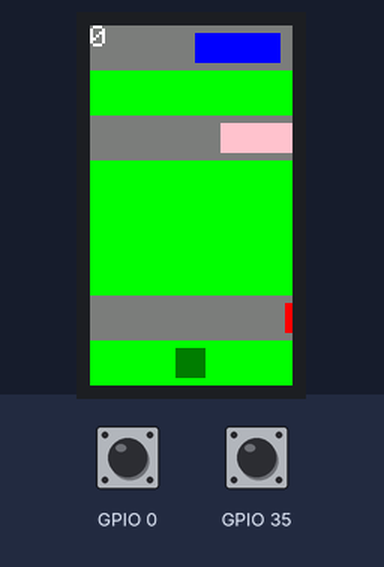
Bench run of a program on a simulated ESP32. Parts: 135×240 colour display. Inputs (shaded band) come from the test bench; at power-on: GPIO 35 HIGH, GPIO 0 HIGH. Random numbers use the default seed unless the program sets one; what the program prints to the serial monitor is not drawn.

Above: at 0.41 s.
At 1.3 s:
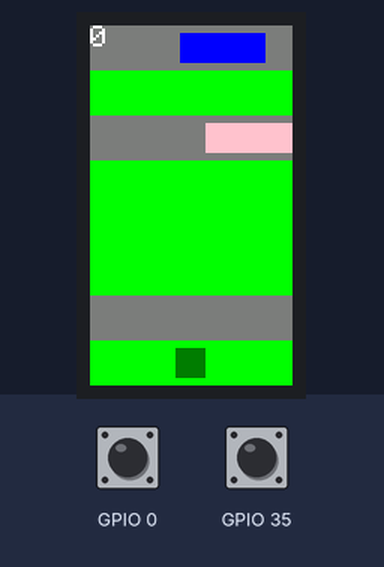
1.4 s: GPIO 35 pulled LOW for 0.15 s
2.1 s: GPIO 0 pulled LOW for 0.15 s
2.8 s: GPIO 35 pulled LOW for 0.15 s
3.5 s: GPIO 0 pulled LOW for 0.15 s
4.2 s: GPIO 35 pulled LOW for 0.15 s
At 10.2 s:
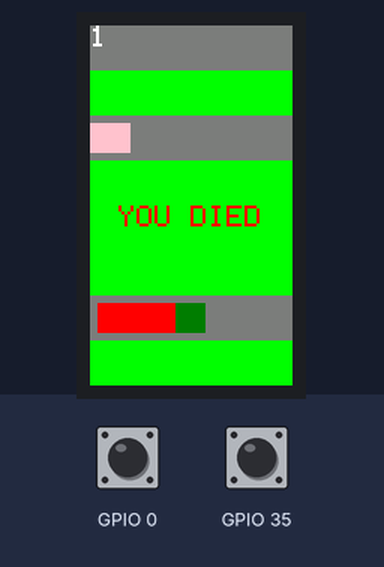
Timing chart, 0 to 10.9 s (numbered marks = the images above; inputs shaded):
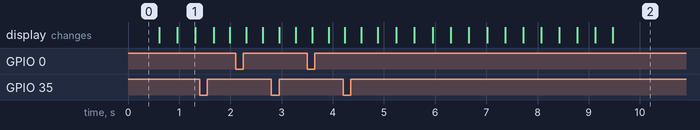

The program:

main.cpp
```cpp
#include <Arduino.h>
#include <TFT_eSPI.h>
#include <Button2.h>
#include <limits.h>

#define ROAD_LENGTH 30
#define ROADS_ON_SCREEN 8

struct Car
{
    int x;
    int color;
    bool moveright; // otherwise move left
    int width;
    int speed;
};

TFT_eSPI tft = TFT_eSPI();
int roads[2000];
Car cars[2000];
int roadlength = 0;
int score = 0;
int scroll = 0;
int frame = 0;
int lastupdateframe = 0;
bool alive = true;

Button2 btn1(35);
Button2 btn2(0);

void drawScore()
{
    String out = String(score);
    tft.setTextSize(2);
    tft.drawString(out, 0, 0);
}

void drawRoad()
{
    for (int i = 0; i < ROADS_ON_SCREEN; i++)
    {
        int tftheight = tft.height();
        int tftwidth = tft.width();
        int frogwidth = ROAD_LENGTH - 10;

        if (roads[scroll + i] == 0)
        {
            // grass
            tft.fillRect(0, tftheight - (i * ROAD_LENGTH) - ROAD_LENGTH, tftwidth, ROAD_LENGTH, TFT_GREEN);
        }
        else
        {
            // road
            tft.fillRect(0, tftheight - (i * ROAD_LENGTH) - ROAD_LENGTH, tftwidth, ROAD_LENGTH, TFT_DARKGREY);

            // car
            tft.fillRect(cars[scroll + i].x,
                         tftheight - (i * ROAD_LENGTH) - ROAD_LENGTH + ((ROAD_LENGTH - frogwidth) / 2),
                         cars[scroll + i].width, frogwidth, cars[scroll + i].color);
        }

        if (score == scroll + i)
        {
            // frog
            tft.fillRect((tftwidth / 2) - (frogwidth / 2),
                         tftheight - (i * ROAD_LENGTH) - ROAD_LENGTH + ((ROAD_LENGTH - frogwidth) / 2),
                         frogwidth, frogwidth, TFT_DARKGREEN);
        }

        // draw score on road
        // tft.drawString(String(scroll + i), 0, tftheight - (i * ROAD_LENGTH) - ROAD_LENGTH);
    }
}

void generateRoads(int len)
{
    int carcolors[6] = {TFT_RED, TFT_PINK, TFT_SILVER, TFT_SKYBLUE, TFT_WHITE, TFT_BLUE};

    for (int i = 0; i < len; i++)
    {
        // Make sure road after screen scroll is grass
        if ((roadlength + i) % ROADS_ON_SCREEN == 0)
        {
            roads[roadlength + i] = 0;
        }
        else
        {
            roads[roadlength + i] = random(2);
            if (roads[roadlength + i] == 1)
            {
                cars[roadlength + i].color = carcolors[random(7)];
                cars[roadlength + i].width = 30 + random(50);
                cars[roadlength + i].speed = 5 + random(score / 2);
                cars[roadlength + i].moveright = ((random(2) % 2) == 0);
                cars[roadlength + i].x = random(tft.width());
                // cars[roadlength + i].x = cars[roadlength + i].moveright ? -100 : tft.width() + 100;
            }
        }
    }

    roadlength = roadlength + len;
    Serial.printf("generated %d roads, %d total\n", len, roadlength);
}

void moveCars()
{
    int beginningdraw = scroll - ROADS_ON_SCREEN < 0 ? 0 : scroll - ROADS_ON_SCREEN;
    for (int i = beginningdraw; i < scroll + ROADS_ON_SCREEN; i++)
    {
        if (roads[i] == 1)
        {
            if (cars[i].moveright)
            {
                cars[i].x += cars[i].speed;
            }
            else
            {
                cars[i].x -= cars[i].speed;
            }

            if (cars[i].x - cars[i].width > tft.width() && cars[i].moveright)
            {
                cars[i].x = -cars[i].width - random(100);
            }
            if (cars[i].x + cars[i].width < 0 && !cars[i].moveright)
            {
                cars[i].x = tft.width() + cars[i].width + random(100);
            }
        }
    }
}

bool checkForCollision()
{
    if (roads[score] == 1)
    {
        Car carInRoad = cars[score];
        int frogsize = ROAD_LENGTH - 10;
        int frogx = (tft.width() / 2) - (frogsize / 2);

        if (carInRoad.x + carInRoad.width > frogx && frogx + frogsize > carInRoad.x)
        {
            return true;
        }
    }

    return false;
}

void resetFrame()
{
    frame = 0;
    lastupdateframe = 0;
}

void btn1click()
{
    score++;
    if (score % ROADS_ON_SCREEN == 0 && score != 0)
    {
        scroll += ROADS_ON_SCREEN;
        generateRoads(ROADS_ON_SCREEN);
    }
}

void btn2click()
{
    if (!(score % ROADS_ON_SCREEN == 0))
    {
        score--;
    }
}

void died()
{
    alive = false;
    tft.setTextColor(TFT_RED);
    tft.setTextFont(1);
    tft.setTextSize(2);
    tft.drawCentreString("YOU DIED", tft.width() / 2, tft.height() / 2, 1);
}

void setup()
{
    Serial.begin(115200);
    Serial.println("Ribbit Ribbit!");

    tft.init();
    tft.setRotation(4);
    tft.fillScreen(TFT_GREEN);

    roads[0] = 0;
    roadlength = 1;
    Serial.printf("road and car memory usage %d\n", sizeof(cars) + sizeof(roads));
    generateRoads(ROADS_ON_SCREEN);

    btn1.setClickHandler([](Button2 &b) { btn1click(); });
    btn2.setClickHandler([](Button2 &b) { btn2click(); });
}

void loop()
{
    if (alive)
    {
        drawRoad();
        drawScore();
    }

    if (checkForCollision())
        died();

    if (frame - lastupdateframe >= 10)
    {
        moveCars();
        lastupdateframe = frame;
    }

    if (frame == INT_MAX)
        resetFrame();

    if (alive)
    {
        btn1.loop();
        btn2.loop();
        frame++;
    }
}
```
